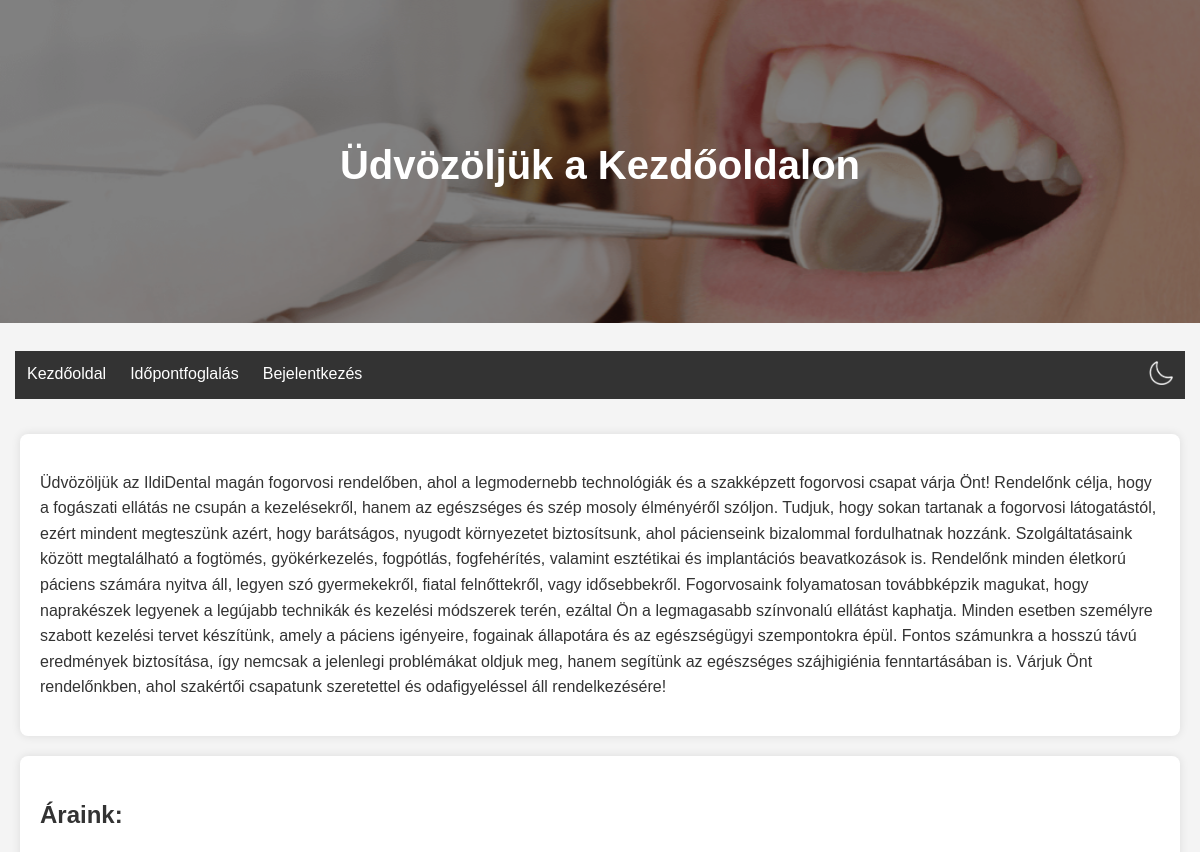
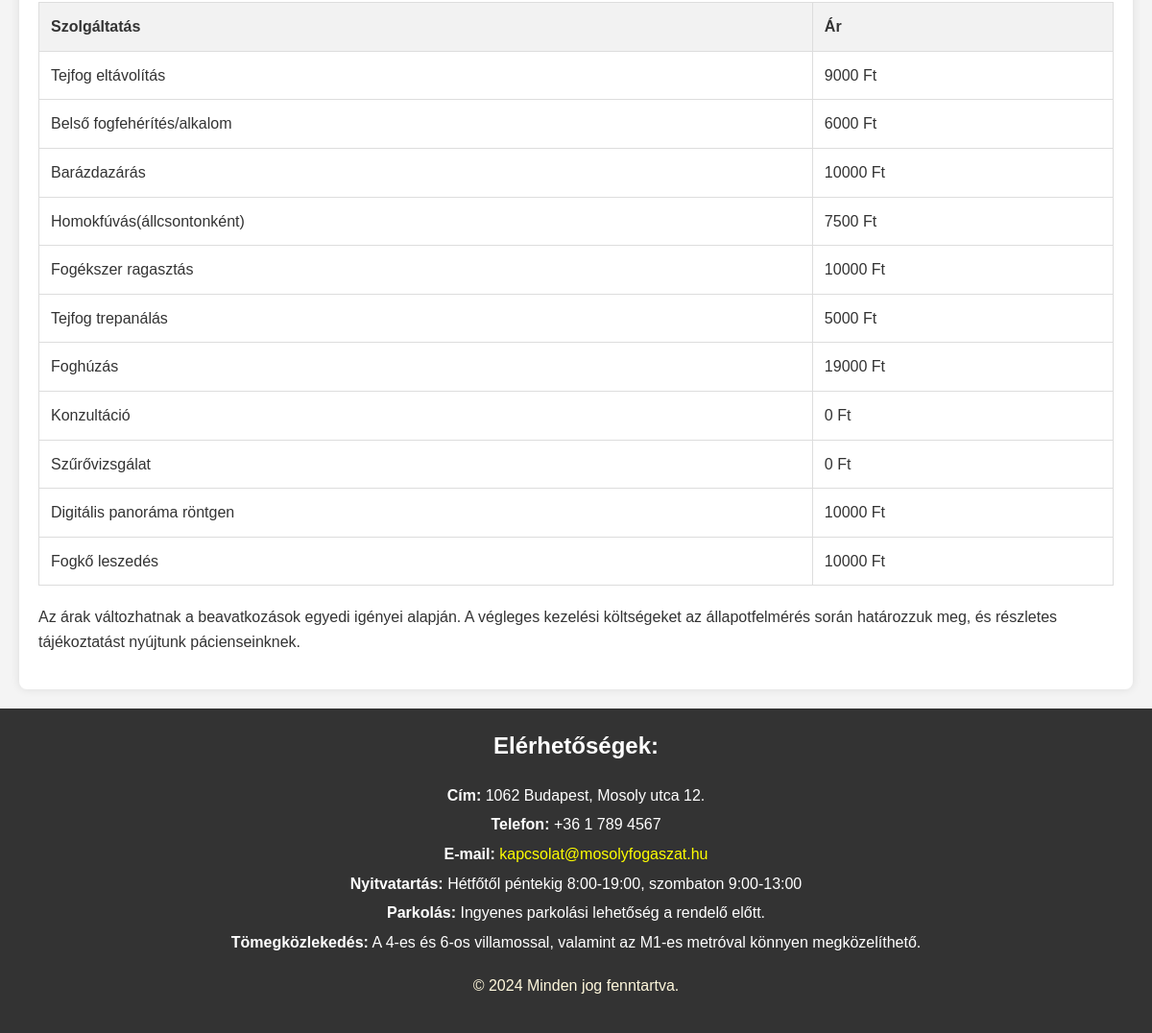
The page / on the database its author committed (2 pictures, top to bottom).
### rendeloweboldal/models.py (models this page shows, shortened)
class Treatment(models.Model):
    id = models.UUIDField(primary_key=True, default=uuid4, editable=False)
    name = models.CharField(max_length=255)
    description = models.TextField()
    duration = models.DurationField(null=True, blank=True)
    price = models.DecimalField(max_digits=10, decimal_places=0)

### rendeloweboldal/views.py (the view)
# urls.py: path('', views.kezdooldal, name='home'),
def kezdooldal(request):
    treatments = Treatment.objects.all()
    return render(request, 'kezdooldal.html', {'treatments': treatments})

### rendeloweboldal/templates/kezdooldal.html (shortened to what this page needs)
{% extends "base.html" %}
{% load static %}
{% block header_title %}Üdvözöljük a Kezdőoldalon{% endblock %}
{% block content %}
<section class="intro">
    <p>
        Üdvözöljük az IldiDental magán fogorvosi rendelőben, ahol a legmodernebb technológiák és a szakképzett fogorvosi csapat várja Önt! Rendelőnk célja, hogy a fogászati ellátás ne csupán a kezelésekről, hanem az egészséges és szép mosoly élményéről szóljon. Tudjuk, hogy sokan tartanak a fogorvosi látogatástól, ezért mindent megteszünk azért, hogy barátságos, nyugodt környezetet biztosítsunk, ahol pácienseink bizalommal fordulhatnak hozzánk.
        Szolgáltatásaink között megtalálható a fogtömés, gyökérkezelés, fogpótlás, fogfehérítés, valamint esztétikai és implantációs beavatkozások is. Rendelőnk minden életkorú páciens számára nyitva áll, legyen szó gyermekekről, fiatal felnőttekről, vagy idősebbekről. Fogorvosaink folyamatosan továbbképzik magukat, hogy naprakészek legyenek a legújabb technikák és kezelési módszerek terén, ezáltal Ön a legmagasabb színvonalú ellátást kaphatja.
        Minden esetben személyre szabott kezelési tervet készítünk, amely a páciens igényeire, fogainak állapotára és az egészségügyi szempontokra épül. Fontos számunkra a hosszú távú eredmények biztosítása, így nemcsak a jelenlegi problémákat oldjuk meg, hanem segítünk az egészséges szájhigiénia fenntartásában is.
        Várjuk Önt rendelőnkben, ahol szakértői csapatunk szeretettel és odafigyeléssel áll rendelkezésére!
    </p>
</section>
<section class="pricing">
    <h2>Áraink:</h2>
    <table>
        <tr>
            <th>Szolgáltatás</th>
            <th>Ár</th>
        </tr>
        {% for treatment in treatments %}
        <tr>
            <td>{{ treatment.name }}</td>
            <td>{{ treatment.price }} Ft</td>
        </tr>
        {% endfor %}
    </table>
    <p>
        Az árak változhatnak a beavatkozások egyedi igényei alapján. A végleges kezelési költségeket az állapotfelmérés során határozzuk meg, és részletes tájékoztatást nyújtunk pácienseinknek.
    </p>
</section>
{% endblock %}

### rendeloweboldal/static/Css/style.css (style rules this page uses)
body { font-family: Arial, sans-serif; line-height: 1.6; margin: 0; padding: 0; background-color: #f4f4f4; }
.intro { background-color: white; padding: 20px; margin-bottom: 20px; border-radius: 8px; box-shadow: 0 0 10px rgba(0, 0, 0, 0.1); }
.pricing { background-color: white; padding: 20px; border-radius: 8px; box-shadow: 0 0 10px rgba(0, 0, 0, 0.1); }
table { width: 100%; border-collapse: collapse; margin-bottom: 20px; }
table, th, td { border: 1px solid #ddd; }
th, td { padding: 12px; text-align: left; }
th { background-color: #f2f2f2; }

### rendeloweboldal/static/Css/colors_light.css (style rules this page uses)
body, header { background-color: #f4f4f4; color: #333; }
form, .intro, .pricing, .appointments, .appointment, .patient-detail, .working-hours-form, .info-message, .profile, .admin { background-color: white; color: #333; }

### rows shown on the page
Treatment: name "Tejfog eltávolítás", price "9000"
Treatment: name "Belső fogfehérítés/alkalom", price "6000"
Treatment: name "Barázdazárás", price "10000"
Treatment: name "Homokfúvás(állcsontonként)", price "7500"
Treatment: name "Fogékszer ragasztás", price "10000"
Treatment: name "Tejfog trepanálás", price "5000"
Treatment: name "Foghúzás", price "19000"
Treatment: name "Konzultáció", price "0"
Treatment: name "Szűrővizsgálat", price "0"
Treatment: name "Digitális panoráma röntgen", price "10000"
Treatment: name "Fogkő leszedés", price "10000"
